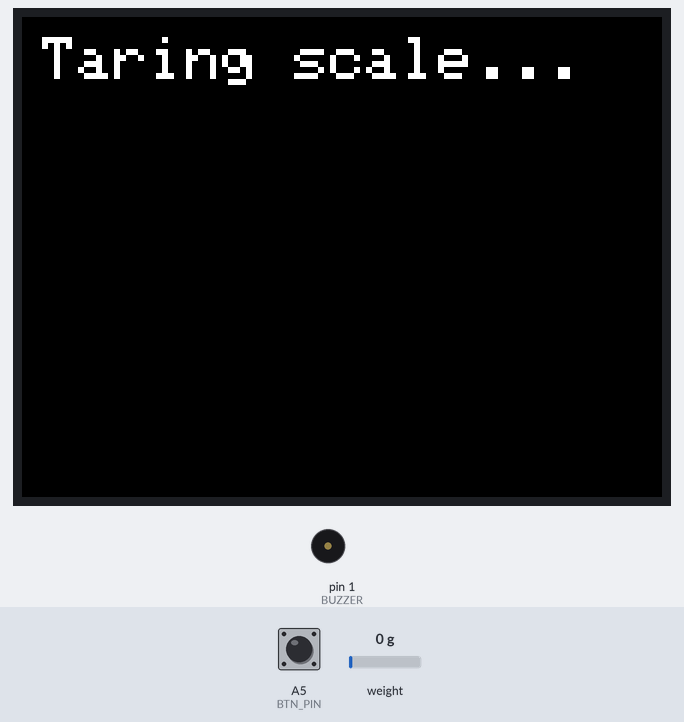
Recording of a sketch running on a simulated Arduino Uno, built with avr-gcc and run on an emulated ATmega328P. Parts: 320×240 colour display, buzzer (waves = sounding, pin HIGH). The inputs (shaded band) are chosen by the test bench; at power-on: A5 (BTN_PIN) HIGH, weight on the scale 0 g.

Above: at 1.4 s.
At 4.0 s:
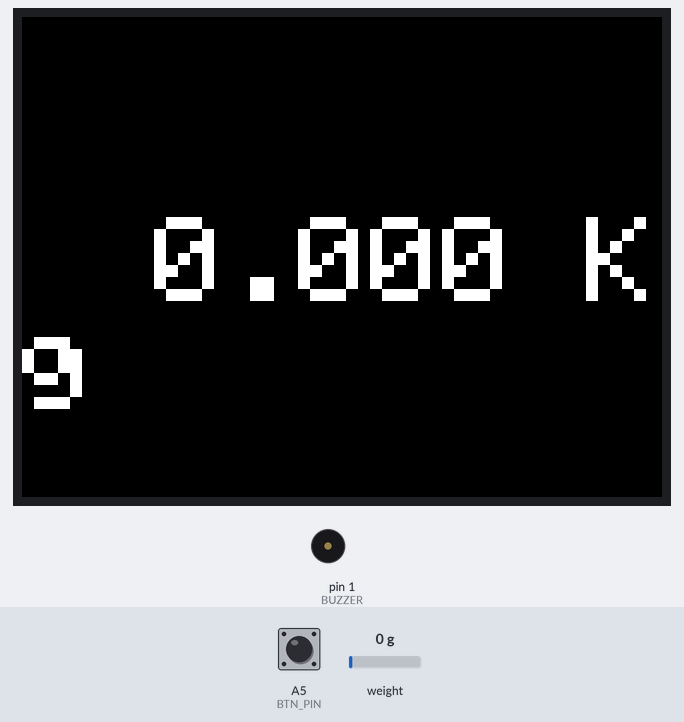
4.1 s: A5 (BTN_PIN) pulled LOW for 1.3 s
At 6.7 s:
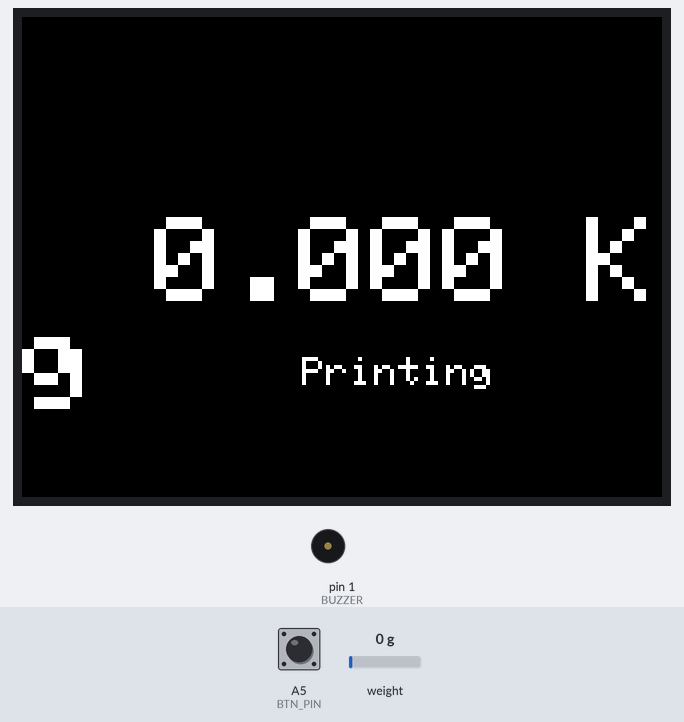
9.6 s: A5 (BTN_PIN) pulled LOW for 3.2 s
At 13.8 s:
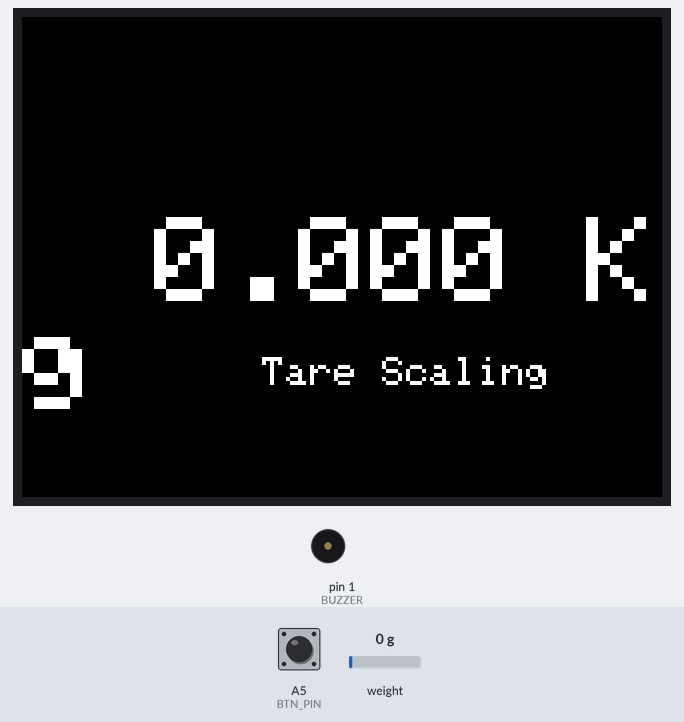
Timing chart, 0 to 15.3 s (numbered marks = the images above; inputs shaded):
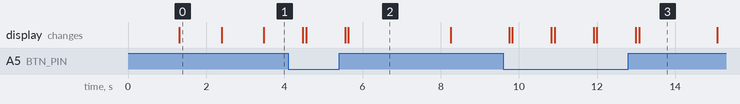

The sketch:

timbangan_v1.ino
```cpp
#include <MCUFRIEND_kbv.h>
#include <Adafruit_GFX.h>
#include <HX711.h>
#include <SoftwareSerial.h>
#include <EEPROM.h>

#define TX_PIN 13  // Connect to printer RX
#define RX_PIN 12  // Connect to printer TX

#define DOUT 10
#define CLK 11
#define CALIBRATION_WEIGHT 200.0  // Berat dalam gram yang digunakan untuk kalibrasi
#define BUZZER 1
#define BTN_PIN A5

MCUFRIEND_kbv tft;
HX711 scale;
SoftwareSerial PRINTER(RX_PIN, TX_PIN);  // RX, TX

int NYALA = HIGH;
int MATI = LOW;

float calibration_factor = 58.67;  // Faktor kalibrasi awal
const int EEPROM_ADDRESS = 0;      // Alamat EEPROM untuk menyimpan calibration_factor

unsigned long buttonPressStartTime = 0;
bool buttonPressed = false;

void setup() {
  // Serial.begin(9600);  // Inisialisasi serial untuk debug
  uint16_t ID = tft.readID();
  tft.begin(ID);
  tft.setRotation(-1);
  tft.fillScreen(TFT_BLACK);

  tft.setTextColor(TFT_WHITE);
  tft.setTextSize(3);
  tft.setCursor(10, 10);
  tft.print("Initializing...");

  scale.begin(DOUT, CLK);

  // Baca nilai calibration_factor dari EEPROM
  EEPROM.get(EEPROM_ADDRESS, calibration_factor);

  scale.set_scale(calibration_factor);
  scale.tare();

  tft.fillScreen(TFT_BLACK);
  tft.setCursor(10, 10);
  tft.setTextSize(3);
  tft.print("Taring scale...");
  delay(1000);

  tft.fillScreen(TFT_BLACK);

  pinMode(BUZZER, OUTPUT);
  pinMode(BTN_PIN, INPUT_PULLUP);

  PRINTER.begin(9600);
  tft.fillRect(10, 10, 300, 30, TFT_BLACK);  // Bersihkan area pesan
}

void calibrateScale() {
  tft.fillScreen(TFT_BLACK);
  tft.setCursor(105, 10);
  tft.setTextSize(2);
  tft.print("Mengkalibrasi");
  delay(500);
  tft.setCursor(80, 30);
  tft.print("Kosongkan Timbangan");
  delay(2000);
  scale.tare();

  tft.fillScreen(TFT_BLACK);

  tft.setCursor(45, 40);
  tft.print("Tempatkan Benda ");
  tft.print(CALIBRATION_WEIGHT);
  tft.print(" gram");
  delay(2000);
  long reading = scale.get_value(10);
  calibration_factor = reading / CALIBRATION_WEIGHT;
  scale.set_scale(calibration_factor);
  // Simpan nilai calibration_factor ke EEPROM
  EEPROM.put(EEPROM_ADDRESS, calibration_factor);
  delay(7000);

  tft.fillScreen(TFT_BLACK);
  tft.setCursor(80, 30);
  tft.print("Kosongkan Timbangan");
  delay(2000);
  scale.tare();
  delay(2000);
  tft.fillScreen(TFT_GREEN);
  tft.setCursor(80, 30);
  tft.setTextColor(TFT_BLACK);
  tft.print("Kalibrasi Berhasil");
  delay(1000);
}

void tareScale() {
  tft.setCursor(120, 170);
  tft.setTextSize(2);
  tft.print("Tare Scaling");
  scale.tare();
  delay(1000);
  tft.setCursor(165, 190);
  tft.print("Done");
  delay(500);
}

void printWeight() {

  tft.setCursor(140, 170);
  tft.setTextSize(2);
  tft.print("Printing");

  float stableWeight = getStableWeight();

  char weightStr[10];
  dtostrf(stableWeight / 1000.0, 6, 3, weightStr);  // Convert to kilograms for display

  // Inisialisasi koneksi SoftwareSerial untuk printer
  SoftwareSerial mySerial(RX_PIN, TX_PIN);
  mySerial.begin(9600);

  mySerial.print("^XA");       // Start of label format
  mySerial.print("^PW380");    // Set label width in dots (2.8 cm * 203 dpi = 560 dots)
  mySerial.print("^LL800");    // Set label length in dots (5.3 cm * 203 dpi = 800 dots)
  mySerial.print("^FO20,20");  // Set origin of text

  // Set font size for the first line
  mySerial.print("^A0N,27,27");  // Set font: Font A, size 30

  // Print the first line
  mySerial.print("^FDPT NIHON SEIKI INDONESIA^FS");  // Print text

  // Second line (adjusted position and font)
  mySerial.print("^FO20,100");    // Set origin of second line
  mySerial.print("^A0N,27,27");   // Set font for second line (Font A, size 30)
  mySerial.print("^FDWeight: ");  // Print second line text
  mySerial.print(weightStr);      // Print the current weight
  mySerial.print("Kg^FS");

  mySerial.print("^XZ");  // End of label format
  delay(1500);
  tft.setCursor(165, 190);
  tft.print("Done");
  delay(500);
}

float roundToNearest(float value, float resolution) {
  return round(value / resolution) * resolution;
}

float getStableWeight() {
  const int numReadings = 1;
  float readings[numReadings];
  float total = 0;

  for (int i = 0; i < numReadings; i++) {
    readings[i] = scale.get_units(10);
    total += readings[i];
  }

  float average = total / numReadings;

  // Membulatkan nilai average sesuai dengan digit terakhirnya
  average = roundToNearest(average, 0.1);

  // Memastikan bahwa nilai stableWeight tidak kurang dari 0.09
  float stableWeight = (average < 0.09) ? 0 : average;

  return stableWeight;
}

void loop() {
  if (digitalRead(BTN_PIN) == LOW) {
    if (!buttonPressed) {
      buttonPressed = true;
      buttonPressStartTime = millis();
    }
  } else {
    if (buttonPressed) {
      buttonPressed = false;
      unsigned long pressDuration = millis() - buttonPressStartTime;

      if (pressDuration >= 5000) {
        calibrateScale();
      } else if (pressDuration >= 2000) {
        tareScale();
      } else if (pressDuration < 2000) {
        printWeight();
      }
    }
  }

  float stableWeight = getStableWeight();

  char weightStr[10];
  dtostrf(stableWeight / 1000.0, 6, 3, weightStr);

  if (stableWeight <= 1) {
    digitalWrite(BUZZER, MATI);
    tft.fillScreen(TFT_BLACK);
    tft.setTextColor(TFT_WHITE);
  } else if (stableWeight < 6899) {
    digitalWrite(BUZZER, NYALA);
    delay(500);
    digitalWrite(BUZZER, MATI);
    tft.fillScreen(TFT_RED);
    tft.setTextColor(TFT_WHITE);
  } else if (stableWeight >= 6900 && stableWeight <= 7150) {
    digitalWrite(BUZZER, MATI);
    tft.fillScreen(TFT_GREEN);
    tft.setTextColor(TFT_BLACK);
  } else if (stableWeight > 7151) {
    digitalWrite(BUZZER, NYALA);
    delay(500);
    digitalWrite(BUZZER, MATI);
    tft.fillScreen(TFT_RED);
    tft.setTextColor(TFT_WHITE);
  }

  tft.fillRect(30, 100, 0, 0, TFT_BLACK);

  tft.setCursor(30, 100);
  tft.setTextSize(6);
  tft.print(weightStr);
  tft.print(" Kg");
}
```

Measured:
- after the input at 4.1 s, the display: first differs from a run without the input after 1.5 s (image 2)
- after the input at 9.6 s, the display: first differs from a run without the input after 3.5 s (image 3)
- what the display in image 0 shows lasts 1.1 s, from 1.3 s to 2.4 s
- what the display in image 2 shows lasts 2.7 s, from 5.6 s to 8.3 s
